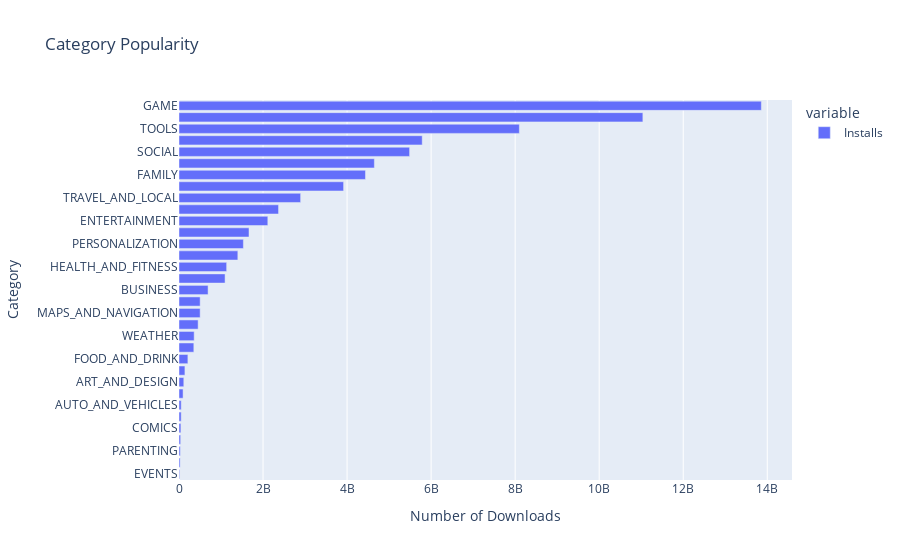

The notebook cell saved with this chart:
### Markdown cell above
### Horizontal Bar Chart - Most Popular Categories (Highest Downloads)

### Code cell
cat_installs = df_apps_clean.groupby("Category")["Installs"].sum().sort_values()
h_bar = px.bar(cat_installs, orientation="h", title="Category Popularity")
h_bar.update_layout(xaxis_title="Number of Downloads")
h_bar.show()

### Figure 1 — Plotly figure (JSON) as saved in the notebook; plotly's stock layout.template omitted (floating-point values rounded to 4 significant figures)
{"data": [{"alignmentgroup": "True", "hovertemplate": "variable=Installs<br>value=%{x}<br>Category=%{y}<extra></extra>", "legendgroup": "Installs", "marker": {"color": "#636efa", "pattern": {"shape": ""}}, "name": "Installs", "offsetgroup": "Installs", "orientation": "h", "showlegend": true, "textposition": "auto", "type": "bar", "x": [15949410, 26916200, 31116110, 39162676, 44931100, 52083000, 53129800, 97082000, 114233100, 140912410, 211677750, 352852000, 361096500, 455249400, 503267560, 503611120, 692018120, 1096431465, 1134006220, 1400331540, 1532352930, 1665791655, 2113660000, 2369110650, 2894859300, 3916897200, 4437554490, 4649143130, 5487841475, 5788070180, 8099724500, 11039241530, 13858762717], "xaxis": "x", "y": ["EVENTS", "BEAUTY", "PARENTING", "MEDICAL", "COMICS", "LIBRARIES_AND_DEMO", "AUTO_AND_VEHICLES", "HOUSE_AND_HOME", "ART_AND_DESIGN", "DATING", "FOOD_AND_DRINK", "EDUCATION", "WEATHER", "FINANCE", "MAPS_AND_NAVIGATION", "LIFESTYLE", "BUSINESS", "SPORTS", "HEALTH_AND_FITNESS", "SHOPPING", "PERSONALIZATION", "BOOKS_AND_REFERENCE", "ENTERTAINMENT", "NEWS_AND_MAGAZINES", "TRAVEL_AND_LOCAL", "VIDEO_PLAYERS", "FAMILY", "PHOTOGRAPHY", "SOCIAL", "PRODUCTIVITY", "TOOLS", "COMMUNICATION", "GAME"], "yaxis": "y"}], "layout": {"barmode": "relative", "legend": {"title": {"text": "variable"}, "tracegroupgap": 0}, "title": {"text": "Category Popularity"}, "xaxis": {"anchor": "y", "domain": [0, 1], "title": {"text": "Number of Downloads"}}, "yaxis": {"anchor": "x", "domain": [0, 1], "title": {"text": "Category"}}}}
